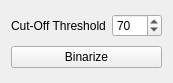
              <widget class="QWidget" name="globalThresholding">
               <property name="geometry">
                <rect>
                 <x>0</x>
                 <y>0</y>
                 <width>173</width>
                 <height>83</height>
                </rect>
               </property>
               <attribute name="label">
                <string>Global Thresholding</string>
               </attribute>
               <layout class="QGridLayout" name="gridLayout_17">
                <item row="0" column="1">
                 <widget class="QSpinBox" name="spnThreshold">
                  <property name="maximum">
                   <number>250</number>
                  </property>
                  <property name="singleStep">
                   <number>10</number>
                  </property>
                  <property name="value">
                   <number>70</number>
                  </property>
                 </widget>
                </item>
                <item row="0" column="0">
                 <widget class="QLabel" name="label">
                  <property name="text">
                   <string>Cut-Off Threshold</string>
                  </property>
                 </widget>
                </item>
                <item row="1" column="0" colspan="2">
                 <widget class="QPushButton" name="globalThresholdingBinarize">
                  <property name="text">
                   <string>Binarize</string>
                  </property>
                 </widget>
                </item>
               </layout>
              </widget>
